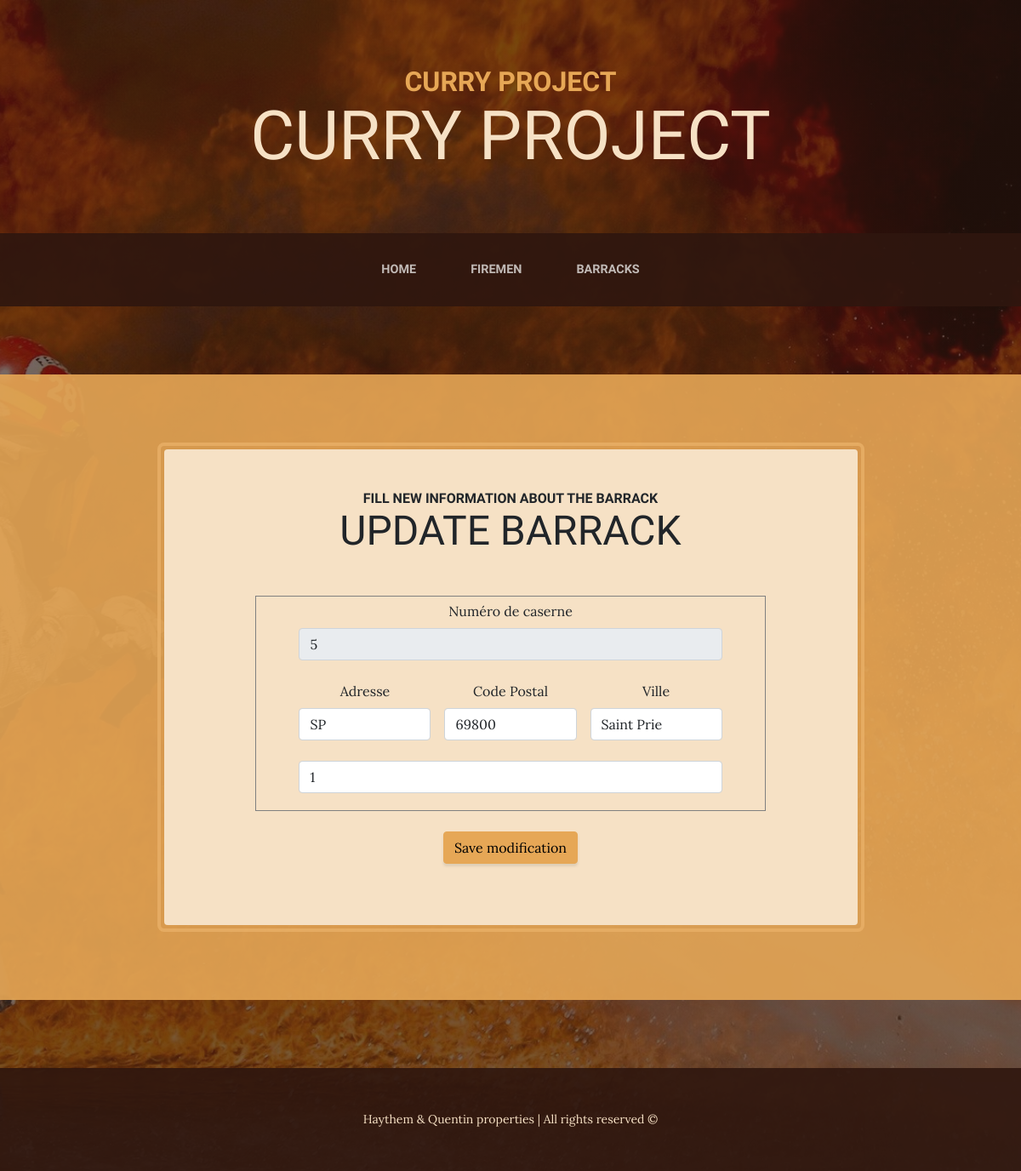
The page /barrack/modify/5 on the database its author committed.
### tables this page shows
CREATE TABLE `casernes` (
  `NumCaserne` int(11) NOT NULL,
  `Adresse` varchar(15) DEFAULT NULL,
  `CP` varchar(5) DEFAULT NULL,
  `Ville` varchar(10) DEFAULT NULL,
  `CodeTypeC` int(11) DEFAULT NULL,
  PRIMARY KEY (`NumCaserne`),
  KEY `FK_typeC` (`CodeTypeC`),
  CONSTRAINT `FK_typeC` FOREIGN KEY (`CodeTypeC`) REFERENCES `typecasernes` (`CodeTypeC`)
);

### app/utils/Renderer.php (called while the page is built, shortened)
<?php
    class Renderer {
        public static function render($file, array $data = null) : string {
            $path = __DIR__ . DIRECTORY_SEPARATOR . "../views" . DIRECTORY_SEPARATOR . $file ;
            include $path;
            $content = ob_get_contents();
            return $content;
        }
    }
?>

### autoloader.php (called while the page is built, shortened)
<?php
    class InitContext {
        public static $USECLASSEXTENSION = 0;
        public static $NOUSECLASSEXTENSION = 1;
        private $directoriesList = array(
            "./",
            "classes/",
            "vendor/",
        );
        private $classNameType;
        function __construct($type=1) {
            $this->classNameType = $type;
        }
        function autoloader($class): bool {
            foreach ($this->directoriesList as $path) {
                if ($this->classNameType == self::$USECLASSEXTENSION) {
                    $filename = __DIR__ . "/" . $path . str_replace('\\', '/', $class) . ".class.php";
                } elseif ($this->classNameType == self::$NOUSECLASSEXTENSION) {
                    $filename = __DIR__ . "/" . $path . str_replace('\\', '/', $class) . ".php";
                }
                if (file_exists($filename) && is_readable($filename)) {
                    if (class_exists($class)) {
                        return TRUE;
                    }
                }
            }
            return false;
        }
    }
?>

### app/utils/SingletonConfigReader.php (called while the page is built, shortened)
<?php
    class SingletonConfigReader {
        private $settings = [];
        private static $instance;
        private function __construct () {
            $this->settings = parse_ini_file("../config.ini");
        }
        public static function getInstance() {
            if (is_null(self::$instance)) {
                self::$instance = new SingletonConfigReader();
            }
            return self::$instance;
        }
        public function getValue($key) {
            return $this->settings[$key];
        }
    }
?>

### app/utils/SingletonDBMaria.php (called while the page is built, shortened)
<?php
    class SingletonDBMaria {
        public $cnx;
        private static $instance;
        private function __construct() {
            $this->cnx = new \PDO(SingletonConfigReader::getInstance()->getValue('dsn'), SingletonConfigReader::getInstance()->getValue('user'), SingletonConfigReader::getInstance()->getValue('password'));
            $this->cnx->setAttribute(\PDO::ATTR_ERRMODE, \PDO::ERRMODE_EXCEPTION);
        }
        public static function getInstance() : SingletonDBMaria {
            if (is_null(self::$instance)) {
                self::$instance = new SingletonDBMaria();
            }
            return self::$instance;
        }
        public function getConnection() {
            return $this->cnx;
        }
    }
?>

### app/models/DAOBarrack.php (called while the page is built, shortened)
<?php
class DAOBarrack
{
    private $connexion;
    public function __construct($connexion)
    {
        $this->connexion = $connexion;
    }
    public function find($numBarrack): ?Barrack
    {
        $SQL = 'SELECT * FROM casernes WHERE NumCaserne = :numBarrack;';
        $prepareStatement = $this->connexion->prepare($SQL);
        $prepareStatement->bindParam("numBarrack", $numBarrack);
        $prepareStatement->execute();
        $data = $prepareStatement->fetch(\PDO::FETCH_OBJ);
        $barrack = new Barrack($data->NumCaserne, $data->Adresse, $data->CP, $data->Ville, $data->CodeTypeC);
        return $barrack;
    }
}

### app/models/Barrack.php (called while the page is built, shortened)
<?php
class Barrack {
    private $NumCaserne;
    private $Adresse;
    private $CP;
    private $Ville;
    private $CodeTypeC;
    public function __construct($numCaserne, $adresse, $cp, $ville, $codeTypeC){
        $this->NumCaserne = $numCaserne;
        $this->Adresse = $adresse;
        $this->CP = $cp;
        $this->Ville = $ville;
        $this->CodeTypeC = $codeTypeC;
    }
    public function getNumCaserne(){
        return $this->NumCaserne;
    }
    public function getAdresse(){
        return $this->Adresse;
    }
    public function getCP(){
        return $this->CP;
    }
    public function getVille(){
        return $this->Ville;
    }
    public function getCodeTypeC(){
        return $this->CodeTypeC;
    }
}

### app/views/barrackModify.php (the view, shortened to what this page needs)
<!DOCTYPE html>
<html lang="en">
    <head>
        <link href="/css/barrackStyle.css" rel="stylesheet" />
    </head>
    <body>
        <header>
            <h1 class="site-heading text-center text-faded d-none d-lg-block">
                <span class="site-heading-upper text-primary mb-3">CURRY PROJECT</span>
                <span class="site-heading-lower">Curry Project</span>
            </h1>
        </header>
        <nav class="navbar navbar-expand-lg navbar-dark py-lg-4" id="mainNav">
            <div class="container">
                <div class="collapse navbar-collapse" id="navbarSupportedContent">
                    <ul class="navbar-nav mx-auto">
                        <li class="nav-item px-lg-4"><a class="nav-link text-uppercase" href="../../">Home</a></li>
                        <li class="nav-item px-lg-4"><a class="nav-link text-uppercase" href="../../fireman/display">Firemen</a></li>
                        <li class="nav-item px-lg-4"><a class="nav-link text-uppercase" href="../display">Barracks</a></li>
                    </ul>
                </div>
            </div>
        </nav>
        <section class="page-section cta">
            <div class="container">
                <div class="row">
                    <div class="col-xl-9 mx-auto">
                        <div class="cta-inner bg-faded text-center rounded">
                            <h2 class="section-heading mb-5">
                                <span class="section-heading-upper">Fill new information about the barrack</span>
                                <span class="section-heading-lower">Update Barrack</span>
                            </h2>
                            <form action="modify" method="post" class="col-md-10 m-auto mt-3">
                            <div class="brd">
                                <div>
                                    <label for="numCaserne" class="form-label">Numéro de caserne</label>
                                    <input name="numCaserne" class="form-control" type="text" id="numCaserne" value="<?= $barrack->getNumCaserne(); ?>" pattern="{1,200}" disabled>
                                </div>
                                <div class="py-4">
                                    <div class="row g-3">
                                        <div class="col-md-4 col-sm-12">
                                            <label for="adresse" class="form-label">Adresse</label>
                                            <input name="adresseCaserne" type="text" class="form-control" id="adresse" value="<?= $barrack->getAdresse(); ?>" required>
                                        </div>
                                        <div class="col-md-4 col-sm-12">
                                            <label for="cp" class="form-label">Code Postal</label>
                                            <input name="CP" type="text" class="form-control" id="cp" value="<?= $barrack->getCP(); ?>" required>
                                        </div>
                                        <div class="col-md-4 col-sm-12">
                                            <label for="ville" class="form-label">Ville</label>
                                            <input name="ville" type="text" class="form-control" id="ville" value="<?= $barrack->getVille(); ?>" required>
                                        </div>
                                    </div>
                                </div>
                                <div>
                                    <input name="codeTypeC" class="form-control" type="text" id="codeTypeC" value="<?= $barrack->getCodeTypeC(); ?>" required>
                                </div>
                            </div>
                            <div class="py-4">
                            <button class="btn btn-primary">Save modification</button>
                            </div>
                            </form>
                        </div>
                    </div>
                </div>
            </div>
        </section>
        <footer class="footer text-faded text-center py-5">
            <div class="container"><p class="m-0 small">Haythem & Quentin properties | All rights reserved &copy;</p></div>
        </footer>
    </body>
</html>

### rows shown on the page
casernes: numCaserne "5", adresseCaserne "SP", CP "69800", ville "Saint Prie", codeTypeC "1"
